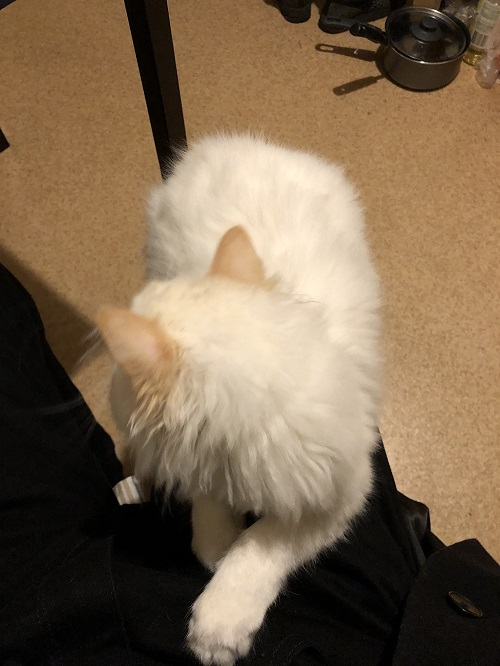
#> input picture cat.jpg, 500 x 666 px
$ python test.py
#> lines starting #> are read from the running program, lines starting #| are printed output that depends on the picture
### machinevision.py
import numpy as np
from functools import reduce
import math

# [7 lines left out: function itpl, not called in this run]

def rgb2gray(I):
    S = I.shape
    if len(S) == 3:
        Igray = I[:,:,0] * 0.3 + I[:,:,1] * 0.59 + I[:,:,2] * 0.11
        return Igray
    elif len(S) < 3:
        print('The input Image is already a gray value Image.')
        return I

# [104 lines left out: functions imrotate, imscale, gammacorrection, histogramm, hdri, conv, not called in this run]

### test.py
from PIL import Image
import matplotlib.pyplot as plt
import numpy as np
import machinevision as mv
import FILTER as flt

# test itpl (2D-Interpolation)
# print(mv.itpl(0,1,0,1,0,1,2,3,[0.3, 0.7]))
# print(mv.itpl(0,1,0,1,0,1,3,2,[0.3, 0.7]))

# reading an Image
I_PIL = Image.open('cat.jpg')
#> I_PIL is the input picture: PIL image 500x666 RGB; mean R, G, B 125.4, 104.4, 80
I = np.array(I_PIL)
# [8 lines of commented-out code are left out]
I_gray = mv.rgb2gray(I)
#> in rgb2gray, `Igray = I[:,:,0] * 0.3 + I[:,:,1] * 0.59 + I[:,:,2] * 0.11`:
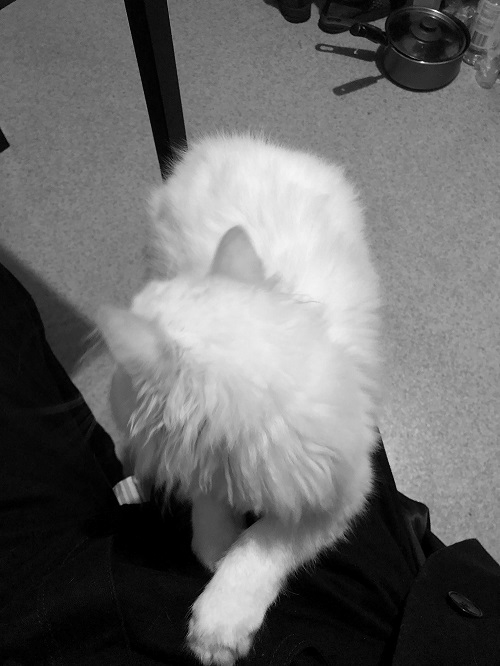
#> Igray: shape (666, 500) float64; min 0, max 252.1, mean 108
# [71 lines of commented-out code are left out]
I_PIL = Image.open('test.png')
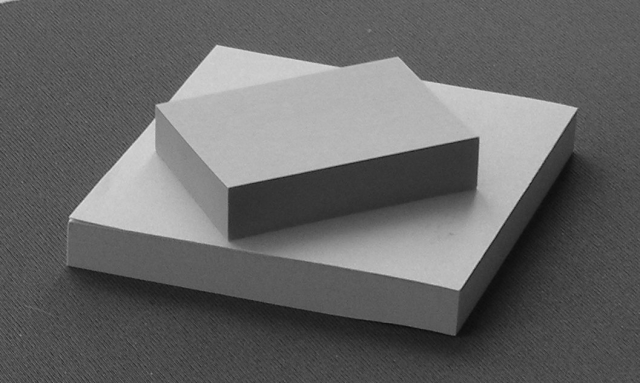
#> input picture test.png, 640 x 383 px
#> I_PIL is the input picture: PIL image 640x383 L; min 11, max 221, mean 101.9
I = np.array(I_PIL)
I_gray = mv.rgb2gray(I)

# [42 lines of commented-out code are left out]
